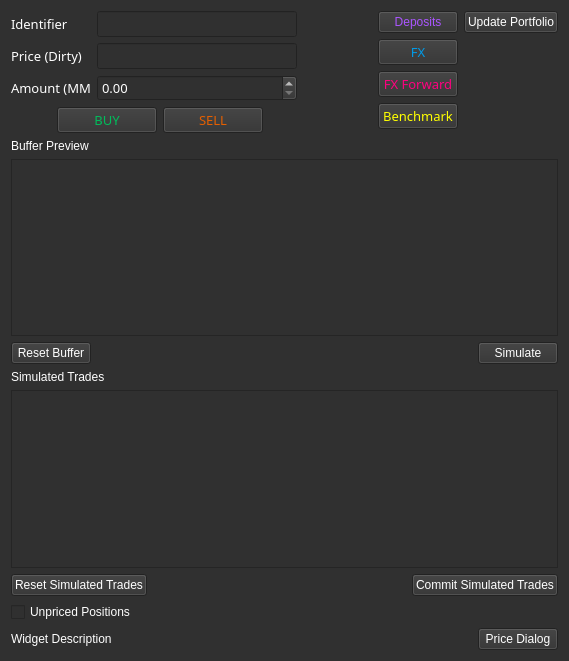
<?xml version="1.0" encoding="UTF-8"?>
<ui version="4.0">
 <class>Form</class>
 <widget class="QWidget" name="Form">
  <property name="geometry">
   <rect>
    <x>0</x>
    <y>0</y>
    <width>569</width>
    <height>661</height>
   </rect>
  </property>
  <property name="windowTitle">
   <string>Trade Manager</string>
  </property>
  <property name="styleSheet">
   <string notr="true">background-color: rgb(48, 48, 48);
font: 10pt &quot;Bloomberg Prop Unicode N&quot;;
color: rgb(255, 255, 255);
</string>
  </property>
  <layout class="QGridLayout" name="gridLayout">
   <item row="0" column="0">
    <layout class="QVBoxLayout" name="verticalLayout_5">
     <item>
      <layout class="QHBoxLayout" name="horizontalLayout_5">
       <item>
        <layout class="QFormLayout" name="formLayout_2">
         <item row="0" column="0" colspan="2">
          <layout class="QFormLayout" name="formLayout">
           <item row="0" column="0">
            <widget class="QLabel" name="label_2">
             <property name="maximumSize">
              <size>
               <width>100</width>
               <height>16777215</height>
              </size>
             </property>
             <property name="font">
              <font>
               <family>Bloomberg Prop Unicode N</family>
               <pointsize>10</pointsize>
              </font>
             </property>
             <property name="styleSheet">
              <string notr="true">color: rgb(255, 255, 255);</string>
             </property>
             <property name="text">
              <string>Identifier</string>
             </property>
            </widget>
           </item>
           <item row="0" column="1">
            <widget class="QLineEdit" name="lineEditIsin">
             <property name="maximumSize">
              <size>
               <width>200</width>
               <height>16777215</height>
              </size>
             </property>
             <property name="font">
              <font>
               <family>Bloomberg Prop Unicode N</family>
               <pointsize>10</pointsize>
              </font>
             </property>
             <property name="styleSheet">
              <string notr="true">color: rgb(255, 255, 255);</string>
             </property>
             <property name="alignment">
              <set>Qt::AlignJustify|Qt::AlignVCenter</set>
             </property>
            </widget>
           </item>
           <item row="1" column="0">
            <widget class="QLabel" name="label_6">
             <property name="maximumSize">
              <size>
               <width>80</width>
               <height>16777215</height>
              </size>
             </property>
             <property name="font">
              <font>
               <family>Bloomberg Prop Unicode N</family>
               <pointsize>10</pointsize>
              </font>
             </property>
             <property name="styleSheet">
              <string notr="true">color: rgb(255, 255, 255);</string>
             </property>
             <property name="text">
              <string>Price (Dirty)</string>
             </property>
            </widget>
           </item>
           <item row="1" column="1">
            <widget class="QLineEdit" name="lineEditPrice">
             <property name="maximumSize">
              <size>
               <width>200</width>
               <height>16777215</height>
              </size>
             </property>
             <property name="font">
              <font>
               <family>Bloomberg Prop Unicode N</family>
               <pointsize>10</pointsize>
              </font>
             </property>
             <property name="styleSheet">
              <string notr="true">color: rgb(255, 255, 255);</string>
             </property>
             <property name="alignment">
              <set>Qt::AlignLeading|Qt::AlignLeft|Qt::AlignVCenter</set>
             </property>
            </widget>
           </item>
           <item row="2" column="0">
            <widget class="QLabel" name="label_4">
             <property name="maximumSize">
              <size>
               <width>80</width>
               <height>16777215</height>
              </size>
             </property>
             <property name="font">
              <font>
               <family>Bloomberg Prop Unicode N</family>
               <pointsize>10</pointsize>
              </font>
             </property>
             <property name="styleSheet">
              <string notr="true">color: rgb(255, 255, 255);</string>
             </property>
             <property name="text">
              <string>Amount (MM)</string>
             </property>
            </widget>
           </item>
           <item row="2" column="1">
            <widget class="QDoubleSpinBox" name="spinBoxTradeAmount">
             <property name="maximumSize">
              <size>
               <width>200</width>
               <height>16777215</height>
              </size>
             </property>
             <property name="font">
              <font>
               <family>Bloomberg Prop Unicode N</family>
               <pointsize>10</pointsize>
              </font>
             </property>
             <property name="styleSheet">
              <string notr="true">color: rgb(255, 255, 255);</string>
             </property>
             <property name="maximum">
              <double>1000.000000000000000</double>
             </property>
             <property name="singleStep">
              <double>10.000000000000000</double>
             </property>
            </widget>
           </item>
          </layout>
         </item>
         <item row="1" column="0">
          <spacer name="horizontalSpacer_4">
           <property name="orientation">
            <enum>Qt::Horizontal</enum>
           </property>
           <property name="sizeHint" stdset="0">
            <size>
             <width>40</width>
             <height>20</height>
            </size>
           </property>
          </spacer>
         </item>
         <item row="1" column="1">
          <layout class="QHBoxLayout" name="horizontalLayout">
           <item>
            <widget class="QPushButton" name="pushButtonBuy">
             <property name="maximumSize">
              <size>
               <width>100</width>
               <height>16777215</height>
              </size>
             </property>
             <property name="font">
              <font>
               <family>Bloomberg Prop Unicode N</family>
               <pointsize>10</pointsize>
               <weight>50</weight>
               <italic>false</italic>
               <bold>false</bold>
              </font>
             </property>
             <property name="autoFillBackground">
              <bool>false</bool>
             </property>
             <property name="styleSheet">
              <string notr="true">background-color: rgb(48, 48, 48);
color: rgb(0, 188, 91);</string>
             </property>
             <property name="text">
              <string>BUY</string>
             </property>
            </widget>
           </item>
           <item>
            <widget class="QPushButton" name="pushButtonSell">
             <property name="minimumSize">
              <size>
               <width>70</width>
               <height>0</height>
              </size>
             </property>
             <property name="maximumSize">
              <size>
               <width>100</width>
               <height>16777215</height>
              </size>
             </property>
             <property name="font">
              <font>
               <family>Bloomberg Prop Unicode N</family>
               <pointsize>10</pointsize>
               <weight>50</weight>
               <italic>false</italic>
               <bold>false</bold>
              </font>
             </property>
             <property name="styleSheet">
              <string notr="true">background-color: rgb(48, 48, 48);
color: rgb(229, 95, 0);</string>
             </property>
             <property name="text">
              <string>SELL</string>
             </property>
            </widget>
           </item>
          </layout>
         </item>
        </layout>
       </item>
       <item>
        <layout class="QVBoxLayout" name="verticalLayout">
         <item>
          <widget class="QPushButton" name="pushButtonDepo">
           <property name="styleSheet">
            <string notr="true">color: rgb(170, 85, 255);</string>
           </property>
           <property name="text">
            <string>Deposits</string>
           </property>
          </widget>
         </item>
         <item>
          <widget class="QPushButton" name="pushButtonFX">
           <property name="maximumSize">
            <size>
             <width>100</width>
             <height>16777215</height>
            </size>
           </property>
           <property name="font">
            <font>
             <family>Bloomberg Prop Unicode N</family>
             <pointsize>10</pointsize>
             <weight>50</weight>
             <italic>false</italic>
             <bold>false</bold>
            </font>
           </property>
           <property name="styleSheet">
            <string notr="true">color: rgb(0, 155, 232);</string>
           </property>
           <property name="text">
            <string>FX</string>
           </property>
          </widget>
         </item>
         <item>
          <widget class="QPushButton" name="pushButtonFXForward">
           <property name="maximumSize">
            <size>
             <width>100</width>
             <height>16777215</height>
            </size>
           </property>
           <property name="font">
            <font>
             <family>Bloomberg Prop Unicode N</family>
             <pointsize>10</pointsize>
             <weight>50</weight>
             <italic>false</italic>
             <bold>false</bold>
            </font>
           </property>
           <property name="styleSheet">
            <string notr="true">color: rgb(255, 0, 127);</string>
           </property>
           <property name="text">
            <string>FX Forward</string>
           </property>
          </widget>
         </item>
         <item>
          <widget class="QPushButton" name="pushBuyFromBMK">
           <property name="font">
            <font>
             <family>Bloomberg Prop Unicode N</family>
             <pointsize>10</pointsize>
            </font>
           </property>
           <property name="styleSheet">
            <string notr="true">color:rgb(255, 255, 0);</string>
           </property>
           <property name="text">
            <string>Benchmark</string>
           </property>
          </widget>
         </item>
        </layout>
       </item>
       <item>
        <layout class="QVBoxLayout" name="verticalLayout_4">
         <item>
          <widget class="QPushButton" name="pushButtonUpdatePortfolio">
           <property name="text">
            <string>Update Portfolio</string>
           </property>
          </widget>
         </item>
         <item>
          <spacer name="verticalSpacer">
           <property name="orientation">
            <enum>Qt::Vertical</enum>
           </property>
           <property name="sizeHint" stdset="0">
            <size>
             <width>20</width>
             <height>40</height>
            </size>
           </property>
          </spacer>
         </item>
        </layout>
       </item>
      </layout>
     </item>
     <item>
      <layout class="QVBoxLayout" name="verticalLayout_3">
       <item>
        <widget class="QLabel" name="label">
         <property name="text">
          <string>Buffer Preview</string>
         </property>
        </widget>
       </item>
       <item>
        <widget class="QTableWidget" name="tableTradesBuffer"/>
       </item>
       <item>
        <layout class="QHBoxLayout" name="horizontalLayout_2">
         <item>
          <widget class="QPushButton" name="pushButtonResetBuffer">
           <property name="text">
            <string>Reset Buffer</string>
           </property>
          </widget>
         </item>
         <item>
          <spacer name="horizontalSpacer">
           <property name="orientation">
            <enum>Qt::Horizontal</enum>
           </property>
           <property name="sizeHint" stdset="0">
            <size>
             <width>40</width>
             <height>20</height>
            </size>
           </property>
          </spacer>
         </item>
         <item>
          <widget class="QPushButton" name="pushButtonSimulate">
           <property name="text">
            <string>Simulate</string>
           </property>
          </widget>
         </item>
        </layout>
       </item>
      </layout>
     </item>
     <item>
      <layout class="QVBoxLayout" name="verticalLayout_2">
       <item>
        <widget class="QLabel" name="label_3">
         <property name="text">
          <string>Simulated Trades</string>
         </property>
        </widget>
       </item>
       <item>
        <widget class="QTableWidget" name="tableTradesSimulated"/>
       </item>
       <item>
        <layout class="QHBoxLayout" name="horizontalLayout_3">
         <item>
          <widget class="QPushButton" name="pushButtonResetSimulated">
           <property name="text">
            <string>Reset Simulated Trades</string>
           </property>
          </widget>
         </item>
         <item>
          <spacer name="horizontalSpacer_2">
           <property name="orientation">
            <enum>Qt::Horizontal</enum>
           </property>
           <property name="sizeHint" stdset="0">
            <size>
             <width>40</width>
             <height>20</height>
            </size>
           </property>
          </spacer>
         </item>
         <item>
          <widget class="QPushButton" name="pushButtonCommitSimulated">
           <property name="text">
            <string>Commit Simulated Trades</string>
           </property>
          </widget>
         </item>
        </layout>
       </item>
      </layout>
     </item>
     <item>
      <widget class="QCheckBox" name="checkBoxUnpricedPositions">
       <property name="enabled">
        <bool>false</bool>
       </property>
       <property name="text">
        <string>Unpriced Positions</string>
       </property>
       <property name="checkable">
        <bool>true</bool>
       </property>
      </widget>
     </item>
     <item>
      <layout class="QHBoxLayout" name="horizontalLayout_4">
       <item>
        <widget class="QLabel" name="labelWidgetDescription">
         <property name="text">
          <string>Widget Description</string>
         </property>
        </widget>
       </item>
       <item>
        <spacer name="horizontalSpacer_3">
         <property name="orientation">
          <enum>Qt::Horizontal</enum>
         </property>
         <property name="sizeHint" stdset="0">
          <size>
           <width>18</width>
           <height>20</height>
          </size>
         </property>
        </spacer>
       </item>
       <item>
        <widget class="QPushButton" name="pushButtonPrice">
         <property name="text">
          <string>Price Dialog</string>
         </property>
        </widget>
       </item>
      </layout>
     </item>
    </layout>
   </item>
  </layout>
 </widget>
 <resources/>
 <connections/>
</ui>
